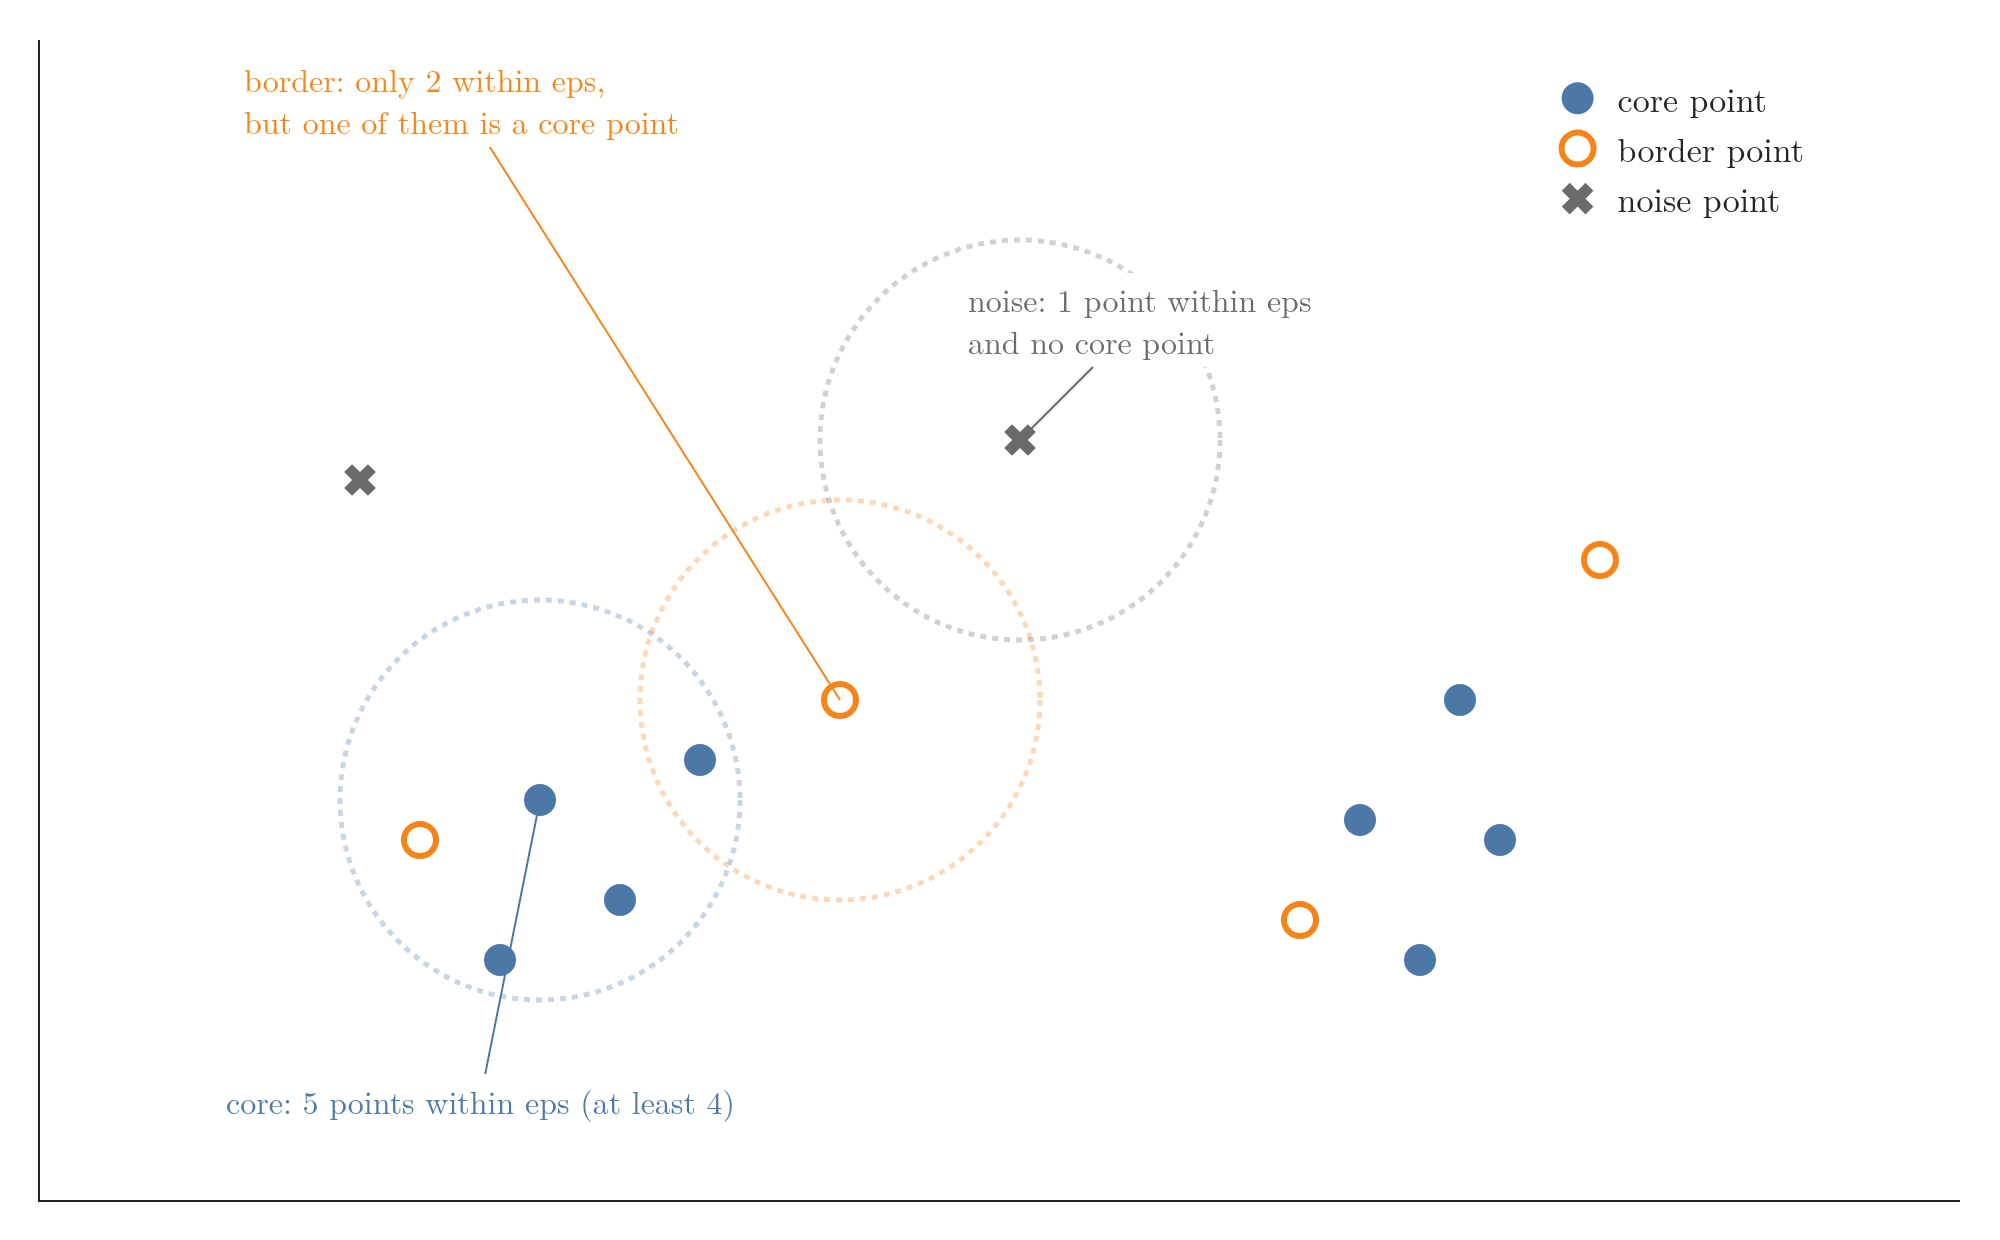

Source code (Python):
"""Core, border and noise points with their eps-neighbourhoods (Plotly). Types come from scikit-learn's DBSCAN."""
from pathlib import Path

import numpy as np
import plotly.graph_objects as go
from sklearn.cluster import DBSCAN
from sklearn.metrics import pairwise_distances

from toy_points import EPS, MIN_SAMPLES, X

here = Path(__file__).parent
db = DBSCAN(eps=EPS, min_samples=MIN_SAMPLES).fit(X)
core = np.zeros(len(X), bool); core[db.core_sample_indices_] = True
kind = np.where(core, "core", np.where(db.labels_ == -1, "noise", "border"))
count = (pairwise_distances(X) <= EPS).sum(1)
print(list(zip(kind, count)))
assert list(kind[[2, 5, 12]]) == ["core", "border", "noise"]

fig = go.Figure()
show = {2: "#4C78A8", 5: "#F58518", 12: "#6B6B6B"}
for i, col in show.items():
    x, y = X[i]
    fig.add_shape(type="circle", x0=x - EPS, x1=x + EPS, y0=y - EPS, y1=y + EPS, line=dict(color=col, width=2.5, dash="dot"), fillcolor="rgba(0,0,0,0)", layer="below")
style = {"core": dict(color="#4C78A8", size=16, symbol="circle"),
         "border": dict(color="#F58518", size=16, symbol="circle-open", line=dict(width=3)),
         "noise": dict(color="#6B6B6B", size=14, symbol="x")}
for k in ("core", "border", "noise"):
    m = kind == k
    fig.add_trace(go.Scatter(x=X[m, 0], y=X[m, 1], mode="markers", name=f"{k} point", marker=style[k]))
notes = {2: (f"core: {count[2]} points within eps (at least {MIN_SAMPLES})", -30, 150),
         5: (f"border: only {count[5]} within eps,<br>but one of them is a core point", -190, -300),
         12: (f"noise: {count[12]} point within eps<br>and no core point", 60, -60)}
for i, (t, ax, ay) in notes.items():
    fig.add_annotation(x=X[i, 0], y=X[i, 1], text=t, ax=ax, ay=ay, font=dict(size=16, color=show[i]),
                       arrowcolor=show[i], bgcolor="white", align="left")
fig.update_layout(template="simple_white", width=1000, height=620, font=dict(family="Latin Modern Roman", size=17),
                  xaxis=dict(range=[-0.6, 7.6], showticklabels=False, ticks=""),
                  yaxis=dict(range=[-0.2, 5.6], scaleanchor="x", showticklabels=False, ticks=""),
                  legend=dict(x=0.78, y=0.98), margin=dict(l=20, r=20, t=20, b=20))
fig.write_image(here / "point_types.png", scale=2); fig.write_image(here / "point_types.pdf")
